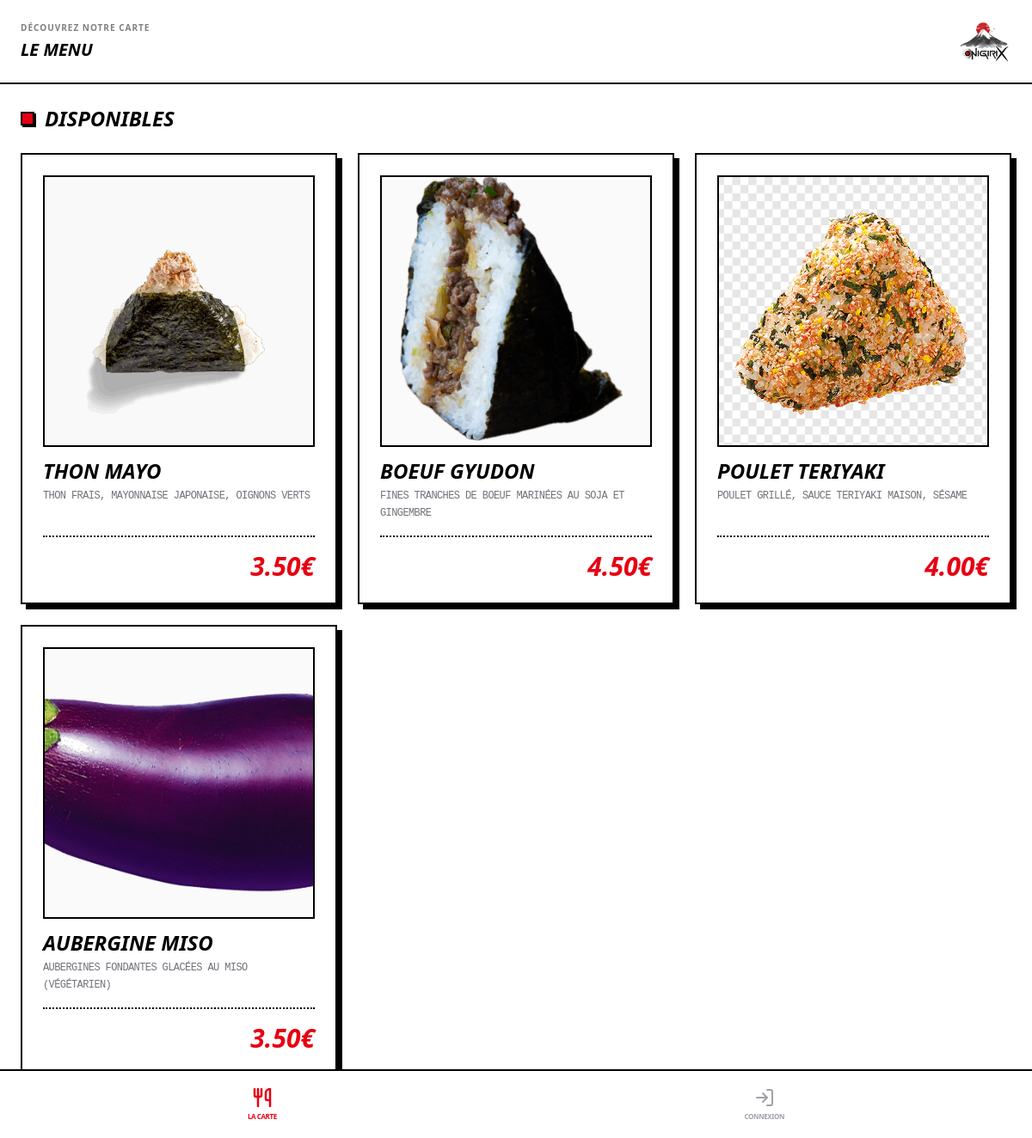
Page /index.php?page=menu&error=access_denied on the earlier database version.
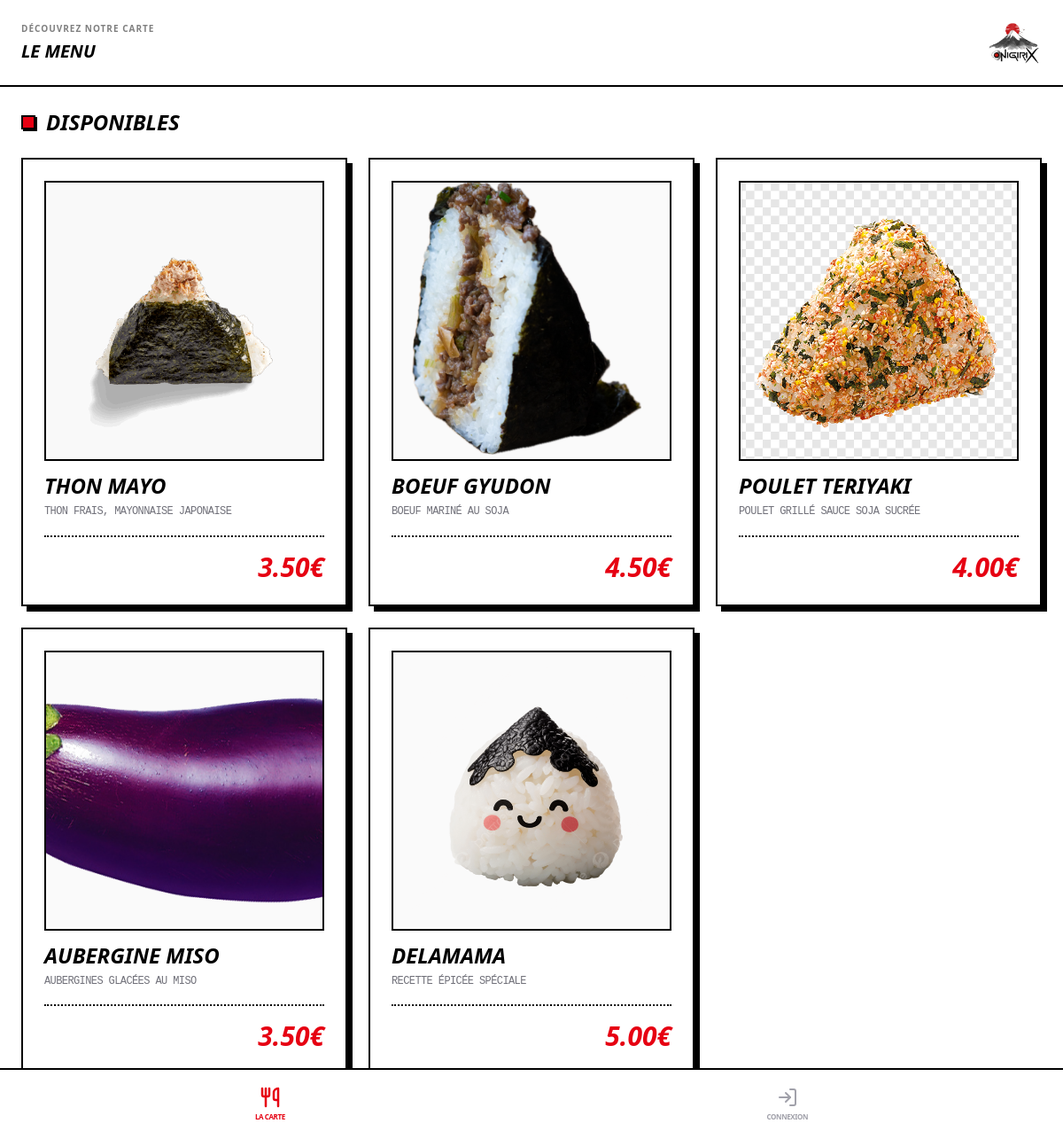
Same page on the later database version.
### tables this page shows
CREATE TABLE `recipes` (
  `id` int(11) NOT NULL,
  `name` varchar(50) NOT NULL,
  `fileName` varchar(12) DEFAULT NULL,
  `description` text NOT NULL,
  `price` decimal(10,2) NOT NULL,
  `stock` int(11) NOT NULL,
  `available` tinyint(1) NOT NULL
);

### index.php (called while the page is built, shortened)
<?php
require_once 'utils/flash.php';
require_once 'pages/pagesManager.php';
require_once 'pages/pagesRenderer.php';
$access = $_SESSION['role'] ?? "user";
$isLogged = $_SESSION['loggedIn'] ?? 0;
if (!isset($_GET["page"])) {
    if (!$isLogged) {
        $askedPage = "login";
    } else {
        $askedPage = ($access === 'admin') ? "eventManager" : "dashboardUser";
    }
} else {
    $askedPage = $_GET["page"];
}
$askedPage = PagesManager::checkPageExists($askedPage) ? $askedPage : "errorPage";
$pageTitle = PagesManager::getPageTitle($askedPage);
PagesRenderer::generateHTMLHeader($pageTitle);
PagesRenderer::generateMenu($askedPage, $access, $isLogged);
require("pages/page_" . $askedPage . ".php");
PagesRenderer::generateHTMLFooter($access);
?>

### utils/flash.php (called while the page is built, shortened)
<?php
class Flash
{
    public static function get()
    {
        $flash = $_SESSION['flash'] ?? null;
        return $flash;
    }
}
?>

### pages/pagesManager.php (called while the page is built, shortened)
<?php
class PagesManager
{
    private static $pagesList = [
        ["name" => "dashboardUser", "title" => "Suivi - Onigirix", "access" => "user", "auth" => self::AUTH_LOGGED, "visibility" => true],
        ["name" => "menu", "title" => "La carte", "access" => "user", "auth" => self::AUTH_ANY, "visibility" => true],
        ["name" => "commandeUser", "title" => "Commander", "access" => "user", "auth" => self::AUTH_LOGGED, "visibility" => true],
        ["name" => "historyUser", "title" => "Historique", "access" => "user", "auth" => self::AUTH_LOGGED, "visibility" => true],
        ["name" => "eventManager", "title" => "Gestion des Services", "access" => "admin", "auth" => self::AUTH_LOGGED, "visibility" => true],
        ["name" => "dashboardAdmin", "title" => "Tableau de bord", "access" => "admin", "auth" => self::AUTH_LOGGED, "visibility" => true],
        ["name" => "login", "title" => "Se connecter", "access" => "user", "auth" => self::AUTH_GUEST, "visibility" => true],
        ["name" => "userProfile", "title" => "Mon Profil", "access" => "user", "auth" => self::AUTH_LOGGED, "visibility" => true],
        ["name" => "logout", "title" => "Déconnexion", "access" => "user", "auth" => self::AUTH_LOGGED, "visibility" => true],
        ["name" => "errorPage", "title" => "Erreur", "access" => "user", "auth" => self::AUTH_ANY, "visibility" => false],
        ["name" => "errorAccess", "title" => "Accès Refusé", "access" => "user", "auth" => self::AUTH_ANY, "visibility" => false],
        ["name" => "createUser", "title" => "Créer un compte", "access" => "user", "auth" => self::AUTH_GUEST, "visibility" => false],
        ["name" => "editUser", "title" => "Modifier User", "access" => "user", "auth" => self::AUTH_LOGGED, "visibility" => false],
        ["name" => "editRecipe", "title" => "Modifier Recette", "access" => "admin", "auth" => self::AUTH_LOGGED, "visibility" => false],
    ];
    public static function getPagesList()
    {
        return self::$pagesList;
    }
    public static function checkAccess($askedPage, $userAccess, $isLogged)
    {
        foreach (self::$pagesList as $page) {
            if ($page["name"] == $askedPage) {
                $authCondition = match ($page['auth']) {
                    self::AUTH_ANY => true,
                    self::AUTH_GUEST => !$isLogged,
                    self::AUTH_LOGGED => $isLogged,
                };
                $hasRight = ($page["access"] == $userAccess || $userAccess == "admin");
                return ($hasRight && $authCondition);
            }
        }
        return false;
    }
}

### recipes/recipe.php (called while the page is built, shortened)
<?php
class Recipe
{
    public static function getAllRecipes($dbh, $status)
    {
        try {
            $query = "SELECT * FROM `recipes` WHERE `available` = ?";
            $sth = $dbh->prepare($query);
            $sth->execute(array($status));
            return $sth->fetchAll(PDO::FETCH_CLASS, 'Recipe');
        } catch (PDOException $e) {
            error_log("Erreur getAllRecipes : " . $e->getMessage());
            return null;
        }
    }
}
?>

### recipes/recipeRenderer.php (the view, shortened to what this page needs)
<?php
class RecipeRenderer
{
    public static function displayRecipe($recipe, $access)
    {
        if ($access == "admin") {
            self::renderAdminMenuRow($recipe);
        } else {
            self::renderUserMenuCard($recipe);
        }
    }
    public static function displayList($recipes, $access, $listId = null)
    {
        $containerClass = ($access === "admin")
            ? "flex flex-col gap-2"
            : "flex flex-col gap-6 sm:grid sm:grid-cols-2 lg:grid lg:grid-cols-3";
        $idAttr = $listId ? 'id="' . $listId . '"' : '';
        echo '<div ' . $idAttr . ' class="' . $containerClass . '">';
        foreach ($recipes as $recipe) {
            self::displayRecipe($recipe, $access);
        }
        echo "</div>";
    }
    private static function renderUserMenuCard($recipe)
    {
        $name = htmlspecialchars($recipe->name);
        $price = number_format($recipe->price, 2, '.', '');
        $image = !empty($recipe->fileName)
            ? "images/recipeImages/" . $recipe->fileName
            : 'images/onigiri.png';
        $desc = htmlspecialchars($recipe->description ?? '');
        echo <<<HTML
        <div class="flex flex-col bg-white border-2 border-black p-6 shadow-[6px_6px_0px_0px_rgba(0,0,0,1)] hover:-translate-y-1 hover:-translate-x-1 hover:shadow-[8px_8px_0px_0px_rgba(0,0,0,1)] transition-all">
            <div class="w-full aspect-square border-2 border-black bg-zinc-50 mb-4 flex items-center justify-center overflow-hidden">
                <img src="{$image}" alt="{$name}" class="w-full h-full object-cover">
            </div>
            <div class="mb-4">
                <h3 class="text-2xl font-black italic uppercase text-black leading-none mb-2">{$name}</h3>
                <p class="font-mono uppercase tracking-tighter text-xs text-zinc-500 leading-relaxed">{$desc}</p>
            </div>
            <div class="mt-auto text-right border-t-2 border-black border-dotted pt-4">
                <span class="text-3xl font-black italic text-[#E60012]">{$price}€</span>
            </div>
        </div>
        HTML;
    }
}
?>

### pages/pagesRenderer.php (shortened to what this page needs)
<?php
require_once __DIR__ . '/../utils/flash.php';
class PagesRenderer
{
    public static function generateHTMLHeader($pageTitle)
    {
        $flash = Flash::get();
        $message = htmlspecialchars($flash['message'] ?? '', ENT_QUOTES, 'UTF-8');
        $type = htmlspecialchars($flash['type'] ?? '', ENT_QUOTES, 'UTF-8');
        echo <<<HTML
            <!DOCTYPE html>
            <html lang="fr" class="h-full">
            <head>
                <meta charset="UTF-8">
                <title>{$pageTitle}</title>
                <script src="https://cdn.tailwindcss.com"></script>
                <link rel="stylesheet" href="css/style.css">
                <script src="https://unpkg.com/lucide@latest"></script>
                <script type="module" src="js/main.js"></script>
            </head>
            <body data-flash-message="{$message}" data-flash-type="{$type}" class="h-full bg-white text-black font-sans">
        HTML;
    }
    public static function generateMenu($askedPage, $userAccess, $isLogged)
    {
        if ($userAccess === 'admin' && $isLogged) {
            echo '<div class="flex h-full w-full">';
            self::renderSidebar($askedPage, $userAccess, $isLogged);
        } else {
            self::renderBottomNav($askedPage, $userAccess, $isLogged);
        }
    }
    public static function renderBottomNav($askedPage, $userAccess, $isLogged)
    {
        echo '<nav class="fixed bottom-0 left-0 right-0 bg-white border-t-2 border-black flex justify-around items-center h-20 px-4 z-[60]">';
        foreach (PagesManager::getPagesList() as $page) {
            $name = $page['name'];
            if ($page['visibility'] && PagesManager::checkAccess($name, $userAccess, $isLogged)) {
                $item = self::$navItems[$name];
                $url = isset($item['url']) ? $item['url'] : "?page={$name}";
                $isActive = ($name === $askedPage);
                $color = $isActive ? 'text-[#E60012]' : 'text-zinc-400';
                $strokeWidth = $isActive ? '2.5' : '2';
                echo <<<HTML
                    <a href="{$url}" class="flex flex-col items-center gap-1 {$color} hover:text-[#E60012] transition-colors">
                        <svg xmlns="http://www.w3.org/2000/svg" width="24" height="24"
                            viewBox="0 0 24 24" fill="none" stroke="currentColor"
                            stroke-width="{$strokeWidth}" stroke-linecap="round" stroke-linejoin="round"
                            class="lucide" aria-hidden="true">
                            {$item['svgPath']}
                        </svg>
                        <span class="uppercase tracking-tighter text-[8px] font-black">{$item['label']}</span>
                    </a>
                HTML;
            }
        }
        echo '</nav>';
    }
    public static function generateHTMLFooter($userAccess)
    {
        echo "</body></html>";
    }
}

### pages/page_menu.php (shortened to what this page needs)
<?php
require_once 'recipes/recipe.php';
require_once 'recipes/recipeRenderer.php';
if ($access == "admin") {
    $availableRecipes = Recipe::getAllRecipes($pdo, 1);
    $packedRecipes = Recipe::getAllRecipes($pdo, 0);
} else {
    $availableRecipes = Recipe::getAllRecipes($pdo, 1);
}
?>
<div class="w-full">
    <header class="flex items-center justify-between p-6 border-b-2 border-black bg-white">
        <div class="flex flex-col gap-1">
            <h3 class="text-[10px] text-black/50 tracking-widest font-bold">DÉCOUVREZ NOTRE CARTE</h3>
            <h1 class="text-xl font-black italic text-black uppercase">LE MENU</h1>
        </div>
        <div class="w-16 h-12 bg-white flex items-center justify-center">
            <img src="images/logo.jpg" alt="Logo" class="object-cover w-full h-full">
        </div>
    </header>
    <main class="p-6 pb-28 md:pb-6 bg-white">
        <div class="mb-12">
            <h2 class="text-2xl font-black italic uppercase mb-6 flex items-center gap-3">
                <span
                    class="w-4 h-4 bg-[#E60012] block border-2 border-black shadow-[2px_2px_0px_0px_rgba(0,0,0,1)]"></span>
                DISPONIBLES
            </h2>
            <?php RecipeRenderer::displayList($availableRecipes, $access, "list-available"); ?>
        </div>
    </main>
</div>

Differences in the rows shown:
changed recipes "THON MAYO": description "THON FRAIS, MAYONNAISE JAPONAISE, OIGNONS VERTS" → "THON FRAIS, MAYONNAISE JAPONAISE"
changed recipes "BOEUF GYUDON": description "FINES TRANCHES DE BOEUF MARINÉES AU SOJA ET GINGEMBRE" → "BOEUF MARINÉ AU SOJA"
changed recipes "POULET TERIYAKI": description "POULET GRILLÉ, SAUCE TERIYAKI MAISON, SÉSAME" → "POULET GRILLÉ SAUCE SOJA SUCRÉE"
changed recipes "AUBERGINE MISO": description "AUBERGINES FONDANTES GLACÉES AU MISO (VÉGÉTARIEN)" → "AUBERGINES GLACÉES AU MISO"
now on this page (row edited): recipes: fileName (picture), name "DELAMAMA", description "RECETTE ÉPICÉE SPÉCIALE", price "5.00"
